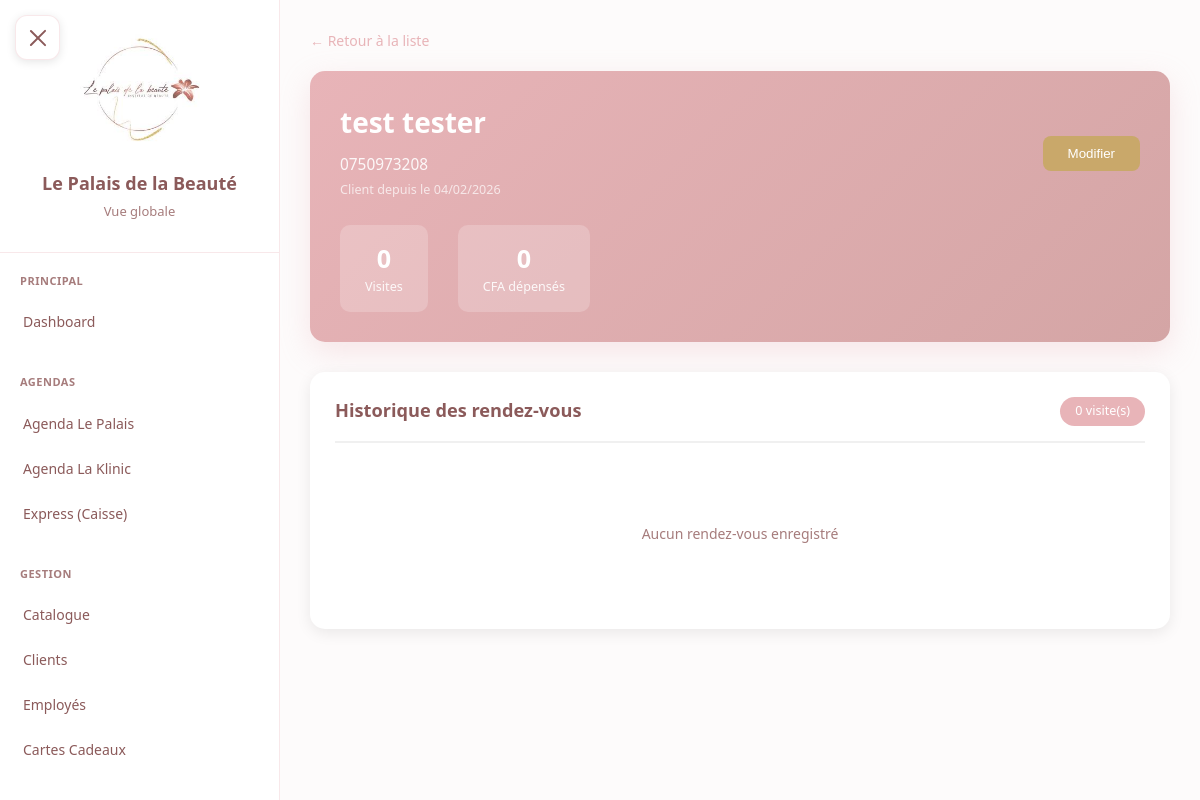
/clients/793/ (signed in), run on an earlier commit of the app's database.
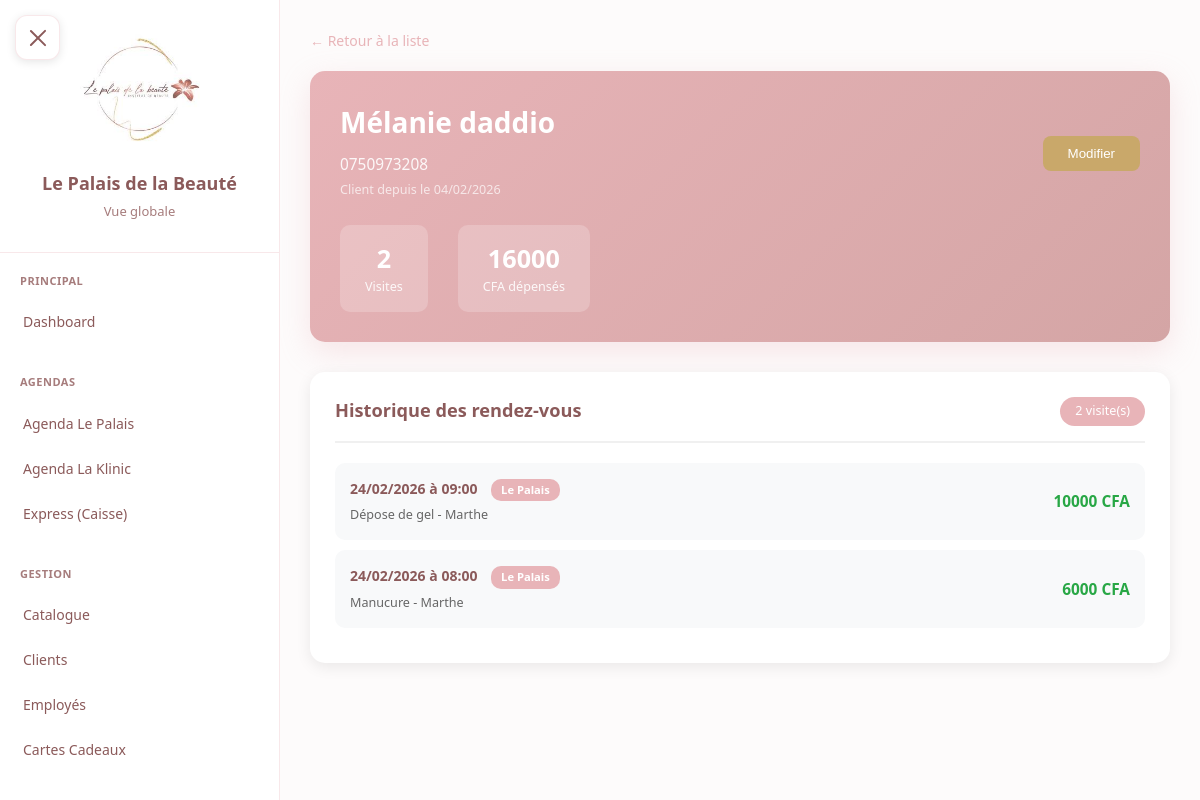
And on a later commit of the database.
### core/models.py (models this page shows, shortened)
class Client(models.Model):
    SEXE_CHOICES = [
        ('F', 'Femme'),
        ('H', 'Homme'),
    ]
    nom = models.CharField(max_length=100)
    prenom = models.CharField(max_length=100)
    telephone = models.CharField(max_length=20, unique=True)
    email = models.EmailField(blank=True, null=True)
    sexe = models.CharField(max_length=1, choices=SEXE_CHOICES, default='F')
    date_naissance = models.DateField(blank=True, null=True)
    date_creation = models.DateTimeField(auto_now_add=True)
    notes = models.TextField(blank=True, null=True)  # Observations / notes libres
    actif = models.BooleanField(default=True)
    class Meta:
        verbose_name = "Client"
        verbose_name_plural = "Clients"
        ordering = ['nom', 'prenom']
    def get_full_name(self):
        return f"{self.prenom} {self.nom}"
    def get_total_depense(self):
        from django.db.models import Sum
        total = Paiement.objects.filter(
            rendez_vous__client=self
        ).aggregate(Sum('montant'))['montant__sum'] or 0
        total += PaiementCredit.objects.filter(
            credit__client=self
        ).aggregate(Sum('montant'))['montant__sum'] or 0
        return total
    def get_nombre_visites(self):
        return RendezVous.objects.filter(client=self, statut='valide').count()
    def get_credit_total(self):
        from django.db.models import Sum
        return Credit.objects.filter(
            client=self,
            solde=False
        ).aggregate(Sum('reste_a_payer'))['reste_a_payer__sum'] or 0

class RendezVous(models.Model):
    STATUT_CHOICES = [
        ('planifie', 'Planifié'),      # RDV créé, non encore validé
        ('valide', 'Validé'),          # RDV validé par le manager
        ('annule', 'Annulé'),          # RDV annulé
        ('absent', 'Absent'),          # Client ne s'est pas présenté
        ('annule_client', 'Annulé par le client'),  # Annulé par le client
    ]
    institut = models.ForeignKey(Institut, on_delete=models.CASCADE, related_name='rendez_vous')
    client = models.ForeignKey(Client, on_delete=models.CASCADE, related_name='rendez_vous')
    employe = models.ForeignKey(Employe, on_delete=models.CASCADE, related_name='rendez_vous')
    date = models.DateField()
    heure_debut = models.TimeField()
    heure_fin = models.TimeField()  # Calculée automatiquement selon durée
    prestation = models.ForeignKey(Prestation, on_delete=models.PROTECT, related_name='rendez_vous')
    famille = models.ForeignKey(FamillePrestation, on_delete=models.PROTECT)  # Pour la couleur
    prix_base = models.IntegerField(
        validators=[MinValueValidator(0)]
    )  # Prix de la prestation au moment du RDV
    prix_options = models.IntegerField(
        default=0,
        validators=[MinValueValidator(0)]
    )  # Total des options
    prix_total = models.IntegerField(
        validators=[MinValueValidator(0)]
    )  # prix_base + prix_options
    prix_modifie = models.BooleanField(default=False)  # True si le prix a été modifié
    prix_original = models.IntegerField(
        null=True,
        blank=True,
        validators=[MinValueValidator(0)]
    )  # Prix avant modification
    raison_modification = models.CharField(max_length=200, blank=True, null=True)
    statut = models.CharField(max_length=20, choices=STATUT_CHOICES, default='planifie')
    date_validation = models.DateTimeField(null=True, blank=True)
    valide_par = models.ForeignKey(
        'Utilisateur',
        on_delete=models.SET_NULL,
        null=True,
        blank=True,
        related_name='rdv_valides'
    )
    date_creation = models.DateTimeField(auto_now_add=True)
    date_modification = models.DateTimeField(auto_now=True)
    cree_par = models.ForeignKey(
        'Utilisateur',
        on_delete=models.SET_NULL,
        null=True,
        related_name='rdv_crees'
    )
    groupe = models.ForeignKey(
        'GroupeRDV',
        on_delete=models.SET_NULL,
        null=True,
        blank=True,
        related_name='rendez_vous',
        help_text="Groupe auquel appartient ce RDV (si créé avec d'autres)"
    )
    est_seance_forfait = models.BooleanField(
        default=False,
        help_text="True si ce RDV est une séance de forfait"
    )
    forfait = models.ForeignKey(
        'ForfaitClient',
        on_delete=models.SET_NULL,
        null=True,
        blank=True,
        related_name='rendez_vous'
    )
    numero_seance = models.IntegerField(
        null=True,
        blank=True,
        help_text="Numéro de la séance dans le forfait (ex: 3 sur 6)"
    )
    rappel_envoye = models.BooleanField(default=False)
    class Meta:
        verbose_name = "Rendez-vous"
        verbose_name_plural = "Rendez-vous"
        ordering = ['date', 'heure_debut', 'employe']

class Institut(models.Model):
    nom = models.CharField(max_length=100)
    code = models.CharField(max_length=20, unique=True)  # 'palais', 'klinic', 'express'
    a_agenda = models.BooleanField(default=True)  # False pour Express
    heure_ouverture = models.TimeField(default='07:00')
    heure_fermeture = models.TimeField(default='23:00')
    fond_caisse = models.IntegerField(default=30000)  # Montant en CFA
    actif = models.BooleanField(default=True)
    class Meta:
        verbose_name = "Institut"
        verbose_name_plural = "Instituts"

class Prestation(models.Model):
    TYPE_CHOICES = [
        ('normal', 'Normal'),
        ('option', 'Option'),
        ('forfait', 'Forfait'),
    ]
    nom = models.CharField(max_length=200)
    famille = models.ForeignKey(FamillePrestation, on_delete=models.CASCADE, related_name='prestations')
    prix = models.IntegerField(
        validators=[MinValueValidator(0)],
        help_text="Prix en CFA"
    )
    duree = models.DecimalField(
        max_digits=4,
        decimal_places=2,
        null=True,
        blank=True,
        help_text="Durée en heures (ancien format, sera migré vers duree_minutes)"
    )  # En heures - gardé pour compatibilité
    duree_minutes = models.IntegerField(
        null=True,
        blank=True,
        help_text="Durée en minutes (peut être vide pour les options)"
    )
    type_prestation = models.CharField(
        max_length=20,
        choices=TYPE_CHOICES,
        default='normal'
    )
    unite = models.CharField(
        max_length=50,
        blank=True,
        null=True,
        help_text="Unité pour les options (ex: 'par strass', 'par ongle', 'par mèche')"
    )
    est_forfait = models.BooleanField(default=False, help_text="True si c'est un forfait multi-séances")
    nombre_seances = models.IntegerField(
        default=1,
        help_text="Nombre de séances (pour les forfaits)"
    )
    instituts = models.ManyToManyField(
        Institut,
        related_name='prestations_disponibles',
        blank=True,
        help_text="Instituts où cette prestation est disponible"
    )
    ordre_affichage = models.IntegerField(default=0, help_text="Ordre d'affichage dans la famille")
    actif = models.BooleanField(default=True)
    date_creation = models.DateTimeField(default=timezone.now)
    date_modification = models.DateTimeField(auto_now=True)
    class Meta:
        verbose_name = "Prestation"
        verbose_name_plural = "Prestations"
        ordering = ['famille', 'ordre_affichage', 'nom']

class Employe(models.Model):
    nom = models.CharField(max_length=100)
    institut = models.ForeignKey(Institut, on_delete=models.CASCADE, related_name='employes')
    actif = models.BooleanField(default=True)
    ordre_affichage = models.IntegerField(default=0)  # Pour l'ordre dans l'agenda
    class Meta:
        verbose_name = "Employé"
        verbose_name_plural = "Employés"
        ordering = ['institut', 'ordre_affichage', 'nom']

class Paiement(models.Model):
    MODE_CHOICES = [
        ('especes', 'Espèces'),
        ('carte', 'Carte'),
        ('cheque', 'Chèque'),
        ('om', 'Orange Money'),
        ('wave', 'Wave'),
        ('carte_cadeau', 'Carte cadeau'),
        ('forfait', 'Forfait'),  # Séance de forfait (0 CFA car déjà payé)
        ('offert', 'Offert'),  # Prestation offerte par le patron (0 CFA)
    ]
    rendez_vous = models.ForeignKey(RendezVous, on_delete=models.CASCADE, related_name='paiements')
    mode = models.CharField(max_length=20, choices=MODE_CHOICES)
    montant = models.IntegerField(
        validators=[MinValueValidator(0)]
    )
    date = models.DateTimeField(auto_now_add=True)
    utilisation_carte_cadeau = models.ForeignKey(
        'UtilisationCarteCadeau',
        on_delete=models.SET_NULL,
        null=True,
        blank=True,
    )
    class Meta:
        verbose_name = "Paiement"
        verbose_name_plural = "Paiements"

### core/views.py (the view)
# urls.py: path('clients/<int:pk>/', views.client_detail, name='client_detail'),
@login_required
def client_detail(request, pk):
    client = get_object_or_404(Client, pk=pk)
    rendez_vous = RendezVous.objects.filter(
        client=client, statut='valide'
    ).select_related(
        'institut', 'prestation', 'employe'
    ).prefetch_related('paiements').order_by('-date', '-heure_debut')[:50]
    credits = client.credits.all().order_by('-date_creation')
    forfaits = ForfaitClient.objects.filter(
        client=client
    ).select_related('prestation', 'institut').prefetch_related('seances').order_by(
        '-statut',  # actif en premier
        '-date_achat'
    )
    return render(request, 'clients/fiche.html', {
        'client': client,
        'rendez_vous': rendez_vous,
        'credits': credits,
        'forfaits': forfaits,
        'total_depense': client.get_total_depense(),
        'nombre_visites': client.get_nombre_visites(),
        'credit_total': client.get_credit_total(),
    })

### core/models.py (called while the page is built)
    def is_patron(self):
        return self.role == 'patron'

### templates/clients/fiche.html (shortened to what this page needs)
{% extends 'base.html' %}
{% block content %}
<div class="client-container">
    <a href="{% url 'core:clients_list' %}" class="back-btn">
        ← Retour à la liste
    </a>
    <div class="client-header">
        <div class="client-info-row">
            <div class="client-main-info">
                <h1>{{ client.get_full_name }}</h1>
                <div class="client-contact">{{ client.telephone }}</div>
                <div class="client-contact" style="opacity: 0.7; font-size: 0.9em;">
                    Client depuis le {{ client.date_creation|date:"d/m/Y" }}
                </div>
            </div>
            {% if request.user.utilisateur.is_patron %}
            <button class="btn-modifier" onclick="ouvrirModalModifier()">
                Modifier
            </button>
            {% endif %}
        </div>
        <div class="client-stats-row">
            <div class="client-stat">
                <div class="client-stat-value">{{ nombre_visites }}</div>
                <div class="client-stat-label">Visites</div>
            </div>
            <div class="client-stat">
                <div class="client-stat-value">{{ total_depense|floatformat:0 }}</div>
                <div class="client-stat-label">CFA dépensés</div>
            </div>
        </div>
    </div>
    <div class="section-card">
        <div class="section-header">
            <h2 class="section-title">Historique des rendez-vous</h2>
            <span class="badge-count">{{ nombre_visites }} visite(s)</span>
        </div>
        {% if rendez_vous %}
        <div class="rdv-list">
            {% for rdv in rendez_vous %}
            <div class="rdv-item">
                <div>
                    <div class="rdv-date">
                        {{ rdv.date|date:"d/m/Y" }} à {{ rdv.heure_debut|time:"H:i" }}
                        <span class="rdv-institut">{{ rdv.institut.nom }}</span>
                    </div>
                    <div class="rdv-detail">
                        {{ rdv.prestation.nom }} - {{ rdv.employe.nom }}
                    </div>
                </div>
                <div class="rdv-amount">
                    {% with paiement=rdv.paiements.first %}
                        {% if paiement %}{{ paiement.montant|floatformat:0 }}{% else %}0{% endif %} CFA
                    {% endwith %}
                </div>
            </div>
            {% endfor %}
        </div>
        {% else %}
        <div class="empty-state">
            Aucun rendez-vous enregistré
        </div>
        {% endif %}
    </div>
</div>
{% endblock %}

### templates/base.html (shortened to what this page needs)
<!DOCTYPE html>
<html lang="fr">
<head>
    <link rel="stylesheet" href="/static/css/style.css">
</head>
<body>
    <button class="mobile-menu-btn" id="mobileMenuBtn" aria-label="Menu">
        <span></span>
    </button>
    <div class="main-layout">
        <aside class="sidebar" id="sidebar">
            <div class="sidebar-header">
                <img src="/static/images/logo.jpg" alt="Logo" class="sidebar-logo" onerror="this.style.display='none'">
                <div class="sidebar-title">Le Palais de la Beauté</div>
                <div class="sidebar-subtitle">
                    {% if request.user.is_authenticated %}
                        {% if request.user.utilisateur.is_patron %}
                            Vue globale
                        {% else %}
                            {{ request.user.utilisateur.institut.nom }}
                        {% endif %}
                    {% endif %}
                </div>
            </div>
            <nav class="sidebar-nav">
                {% if request.user.is_authenticated %}
                    {% if request.user.utilisateur.is_patron %}
                        <div class="nav-section">
                            <div class="nav-section-title">Principal</div>
                            <a href="{% url 'dashboard:index' %}" class="nav-item {% if request.resolver_match.app_name == 'dashboard' %}active{% endif %}">
                                Dashboard
                            </a>
                        </div>
                        <div class="nav-section">
                            <div class="nav-section-title">Agendas</div>
                            <a href="{% url 'agenda:index' institut_code='palais' %}" class="nav-item">
                                Agenda Le Palais
                            </a>
                            <a href="{% url 'agenda:index' institut_code='klinic' %}" class="nav-item">
                                Agenda La Klinic
                            </a>
                            <a href="{% url 'express:index' %}" class="nav-item">
                                Express (Caisse)
                            </a>
                        </div>
                        <div class="nav-section">
                            <div class="nav-section-title">Gestion</div>
                            <a href="{% url 'gestion:catalogue' %}" class="nav-item {% if request.resolver_match.app_name == 'gestion' %}active{% endif %}">
                                Catalogue
                            </a>
                            <a href="{% url 'core:clients_list' %}" class="nav-item {% if request.resolver_match.url_name == 'clients_list' %}active{% endif %}">
                                Clients
                            </a>
                            <a href="{% url 'core:employes_list' %}" class="nav-item {% if request.resolver_match.url_name == 'employes_list' %}active{% endif %}">
                                Employés
                            </a>
                            <a href="{% url 'core:cartes_cadeaux_list' %}" class="nav-item {% if request.resolver_match.url_name == 'cartes_cadeaux_list' %}active{% endif %}">
                                Cartes Cadeaux
                            </a>
                        </div>
                    {% endif %}
                {% endif %}
            </nav>
        </aside>
        <main class="main-content">
            {% block content %}
            {% endblock %}
        </main>
    </div>
</body>
</html>

What changed in the data, as far as the page shows it:
changed Client: get_full_name "test tester" → "Mélanie daddio"
added RendezVous: date "24/02/2026", heure_debut "09:00", institut.nom "Le Palais", prestation.nom "Dépose de gel", employe.nom "Marthe", paiements.first.montant "10000"
added RendezVous: date "24/02/2026", heure_debut "08:00", institut.nom "Le Palais", prestation.nom "Manucure", employe.nom "Marthe", paiements.first.montant "6000"
Also different on the page:
{{ nombre_visites }}: "0" → "2"
{{ total_depense|floatformat:0 }}: "0" → "16000"
text no longer shown: "Aucun rendez-vous enregistré"
